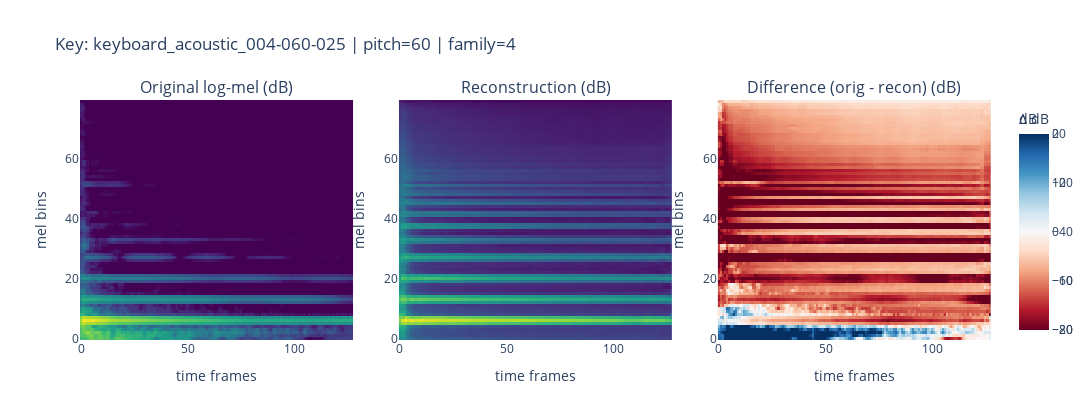

The code cell stored with this chart in its notebook:
### Code cell
import numpy as np
import torch
from plotly.subplots import make_subplots
import plotly.graph_objects as go

def denormalize_db(x_norm: np.ndarray) -> np.ndarray:
    """[-1, 1] -> [-80, 0] dB"""
    x_01 = (x_norm + 1.0) / 2.0
    return x_01 * 80.0 - 80.0

# --- pick one batch from val ---
cvae.eval()
x, pitch, family, k = next(iter(val_loader))
x = x.to(device, non_blocking=True)
pitch = pitch.to(device, non_blocking=True)

with torch.no_grad():
    x_hat, mu, logvar, z = cvae(x, pitch)

i = 0
x_i    = x[i, 0].detach().cpu().numpy()        # (80, T)
xhat_i = x_hat[i, 0].detach().cpu().numpy()    # (80, T)

x_i_db    = denormalize_db(x_i)
xhat_i_db = denormalize_db(xhat_i)
diff_db   = x_i_db - xhat_i_db

key_i = k[i]
pitch_i = int(pitch[i].detach().cpu())
family_i = int(family[i].detach().cpu())

print("Example key:", key_i)
print("pitch:", pitch_i, "| family:", family_i)
print("x     min/max:", float(x_i_db.min()), float(x_i_db.max()))
print("x_hat min/max:", float(xhat_i_db.min()), float(xhat_i_db.max()))

# --- Plotly figure ---
vmin, vmax = -80, 0
diff_lim = 20  # dB (ajuste se quiser)

fig = make_subplots(
    rows=1, cols=3,
    subplot_titles=[
        "Original log-mel (dB)",
        "Reconstruction (dB)",
        "Difference (orig - recon) (dB)"
    ],
    horizontal_spacing=0.05
)

# Original
fig.add_trace(
    go.Heatmap(
        z=x_i_db,
        zmin=vmin, zmax=vmax,
        colorscale="Viridis",
        colorbar=dict(title="dB"),
        hovertemplate="mel=%{y}<br>t=%{x}<br>dB=%{z:.2f}<extra></extra>",
    ),
    row=1, col=1
)

# Reconstruction
fig.add_trace(
    go.Heatmap(
        z=xhat_i_db,
        zmin=vmin, zmax=vmax,
        colorscale="Viridis",
        showscale=False,
        hovertemplate="mel=%{y}<br>t=%{x}<br>dB=%{z:.2f}<extra></extra>",
    ),
    row=1, col=2
)

# Difference
fig.add_trace(
    go.Heatmap(
        z=diff_db,
        zmin=-diff_lim, zmax=diff_lim,
        colorscale="RdBu",
        colorbar=dict(title="Δ dB"),
        hovertemplate="mel=%{y}<br>t=%{x}<br>ΔdB=%{z:.2f}<extra></extra>",
    ),
    row=1, col=3
)

# Layout tweaks
fig.update_layout(
    title=f"Key: {key_i} | pitch={pitch_i} | family={family_i}",
    width=1200,
    height=420,
)

# Make axes readable (time on x, mel bins on y)
for c in [1, 2, 3]:
    fig.update_xaxes(title_text="time frames", row=1, col=c)
    fig.update_yaxes(title_text="mel bins", row=1, col=c)

fig.show()

### Figure 1 — Plotly figure (JSON) as saved in the notebook; plotly's stock layout.template omitted (floating-point values rounded to 4 significant figures; data arrays with more than 128 entries replaced by an {"elided": "..."} marker saying what was removed)
{"data": [{"colorbar": {"title": {"text": "dB"}}, "colorscale": [[0, "#440154"], [0.1111, "#482878"], [0.2222, "#3e4989"], [0.3333, "#31688e"], [0.4444, "#26828e"], [0.5556, "#1f9e89"], [0.6667, "#35b779"], [0.7778, "#6ece58"], [0.8889, "#b5de2b"], [1, "#fde725"]], "hovertemplate": "mel=%{y}<br>t=%{x}<br>dB=%{z:.2f}<extra></extra>", "type": "heatmap", "xaxis": "x", "yaxis": "y", "z": {"elided": "80x128 float values"}, "zmax": 0, "zmin": -80}, {"colorscale": [[0, "#440154"], [0.1111, "#482878"], [0.2222, "#3e4989"], [0.3333, "#31688e"], [0.4444, "#26828e"], [0.5556, "#1f9e89"], [0.6667, "#35b779"], [0.7778, "#6ece58"], [0.8889, "#b5de2b"], [1, "#fde725"]], "hovertemplate": "mel=%{y}<br>t=%{x}<br>dB=%{z:.2f}<extra></extra>", "showscale": false, "type": "heatmap", "xaxis": "x2", "yaxis": "y2", "z": {"elided": "80x128 float values"}, "zmax": 0, "zmin": -80}, {"colorbar": {"title": {"text": "Δ dB"}}, "colorscale": [[0, "rgb(103,0,31)"], [0.1, "rgb(178,24,43)"], [0.2, "rgb(214,96,77)"], [0.3, "rgb(244,165,130)"], [0.4, "rgb(253,219,199)"], [0.5, "rgb(247,247,247)"], [0.6, "rgb(209,229,240)"], [0.7, "rgb(146,197,222)"], [0.8, "rgb(67,147,195)"], [0.9, "rgb(33,102,172)"], [1, "rgb(5,48,97)"]], "hovertemplate": "mel=%{y}<br>t=%{x}<br>ΔdB=%{z:.2f}<extra></extra>", "type": "heatmap", "xaxis": "x3", "yaxis": "y3", "z": {"elided": "80x128 float values"}, "zmax": 20, "zmin": -20}], "layout": {"annotations": [{"font": {"size": 16}, "showarrow": false, "text": "Original log-mel (dB)", "x": 0.15, "xanchor": "center", "xref": "paper", "y": 1, "yanchor": "bottom", "yref": "paper"}, {"font": {"size": 16}, "showarrow": false, "text": "Reconstruction (dB)", "x": 0.5, "xanchor": "center", "xref": "paper", "y": 1, "yanchor": "bottom", "yref": "paper"}, {"font": {"size": 16}, "showarrow": false, "text": "Difference (orig - recon) (dB)", "x": 0.85, "xanchor": "center", "xref": "paper", "y": 1, "yanchor": "bottom", "yref": "paper"}], "height": 420, "title": {"text": "Key: keyboard_acoustic_004-060-025 | pitch=60 | family=4"}, "width": 1200, "xaxis": {"anchor": "y", "domain": [0, 0.3], "title": {"text": "time frames"}}, "xaxis2": {"anchor": "y2", "domain": [0.35, 0.65], "title": {"text": "time frames"}}, "xaxis3": {"anchor": "y3", "domain": [0.7, 1], "title": {"text": "time frames"}}, "yaxis": {"anchor": "x", "domain": [0, 1], "title": {"text": "mel bins"}}, "yaxis2": {"anchor": "x2", "domain": [0, 1], "title": {"text": "mel bins"}}, "yaxis3": {"anchor": "x3", "domain": [0, 1], "title": {"text": "mel bins"}}}}
